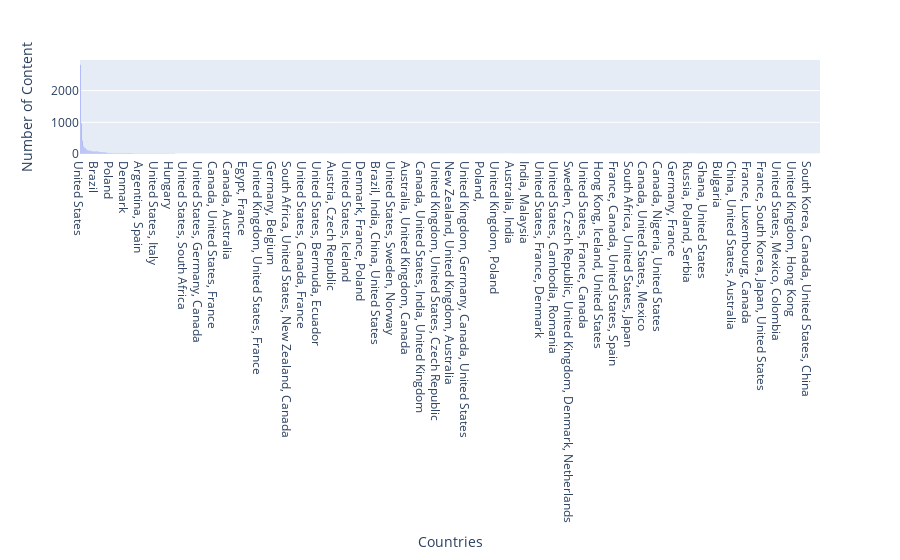

This figure's notebook cell:
### Markdown cell above
We can see that Dramas, International Movies and Documentaries are the most available titles on Netflix .

### Code cell
fig = px.bar(df,x=df['country'].value_counts().keys(),y=df['country'].value_counts(),
labels=dict(x="Countries", y="Number of Content"))
fig.show()

### Figure 1 — Plotly figure (JSON) as saved in the notebook; plotly's stock layout.template omitted (floating-point values rounded to 4 significant figures; data arrays with more than 128 entries replaced by an {"elided": "..."} marker saying what was removed)
{"data": [{"alignmentgroup": "True", "hovertemplate": "Countries=%{x}<br>Number of Content=%{y}<extra></extra>", "legendgroup": "", "marker": {"color": "#636efa", "pattern": {"shape": ""}}, "name": "", "offsetgroup": "", "orientation": "v", "showlegend": false, "textposition": "auto", "type": "bar", "x": {"elided": "748 str values"}, "xaxis": "x", "y": {"elided": "748 int values"}, "yaxis": "y"}], "layout": {"barmode": "relative", "legend": {"tracegroupgap": 0}, "margin": {"t": 60}, "xaxis": {"anchor": "y", "domain": [0, 1], "title": {"text": "Countries"}}, "yaxis": {"anchor": "x", "domain": [0, 1], "title": {"text": "Number of Content"}}}}
